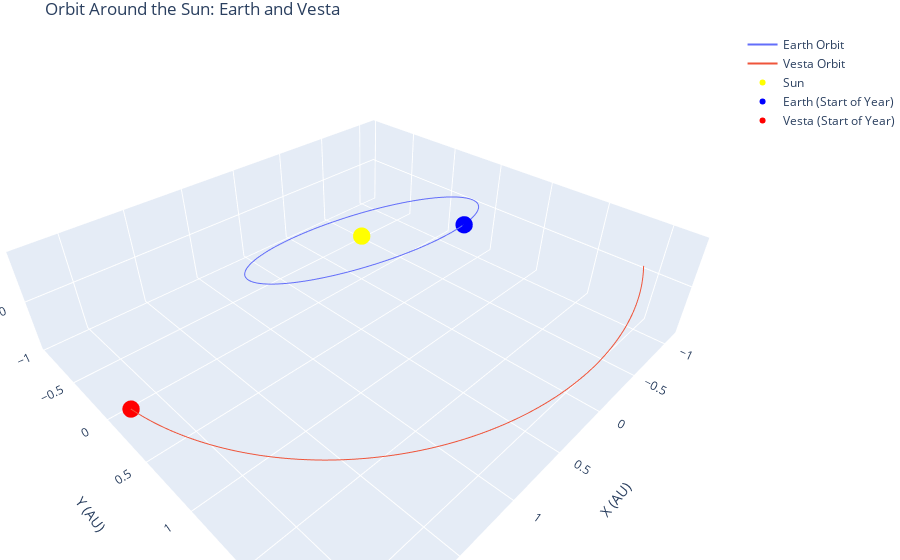

The notebook cell this image was saved under:
### Markdown cell above
# Example 1 - Plotting a 3D Asteroid Orbit

## Example 1: Plotting the Orbit of 4 Vesta

The `plot_heliocentric_orbits_3D` method is perfect for visualizing how an asteroid orbits the Sun relative to Earth. Let's plot the path of **4 Vesta**, one of the largest objects in the asteroid belt.

### Code cell
# Example 1
# Let's plot the orbit of Vesta for the entire year of 2025.
print("Generating 3D orbit plot for 4 Vesta...")
fig_3d = visualizer.plot_heliocentric_orbits_3D(
    object_id='Vesta', 
    start='2025-01-01', 
    stop='2025-12-31', 
    step='1d'
)

fig_3d

### Figure 1 — Plotly figure (JSON) as saved in the notebook; plotly's stock layout.template omitted (floating-point values rounded to 4 significant figures; data arrays with more than 128 entries replaced by an {"elided": "..."} marker saying what was removed)
{"data": [{"mode": "lines", "name": "Earth Orbit", "type": "scatter3d", "x": {"elided": "365 float values"}, "y": {"elided": "365 float values"}, "z": {"elided": "365 float values"}}, {"mode": "lines", "name": "Vesta Orbit", "type": "scatter3d", "x": {"elided": "365 float values"}, "y": {"elided": "365 float values"}, "z": {"elided": "365 float values"}}, {"marker": {"color": "yellow", "size": 6}, "mode": "markers", "name": "Sun", "type": "scatter3d", "x": [0], "y": [0], "z": [0]}, {"marker": {"color": "blue", "size": 6, "symbol": "circle"}, "mode": "markers", "name": "Earth (Start of Year)", "type": "scatter3d", "x": [-0.1786], "y": [0.8872], "z": [0.3846]}, {"marker": {"color": "red", "size": 6, "symbol": "circle"}, "mode": "markers", "name": "Vesta (Start of Year)", "type": "scatter3d", "x": [2.251], "y": [0.1757], "z": [-0.2793]}], "layout": {"margin": {"b": 0, "l": 0, "r": 0, "t": 30}, "scene": {"aspectmode": "data", "xaxis": {"title": {"text": "X (AU)"}}, "yaxis": {"title": {"text": "Y (AU)"}}, "zaxis": {"title": {"text": "Z (AU)"}}}, "title": {"text": "Orbit Around the Sun: Earth and Vesta"}}}
